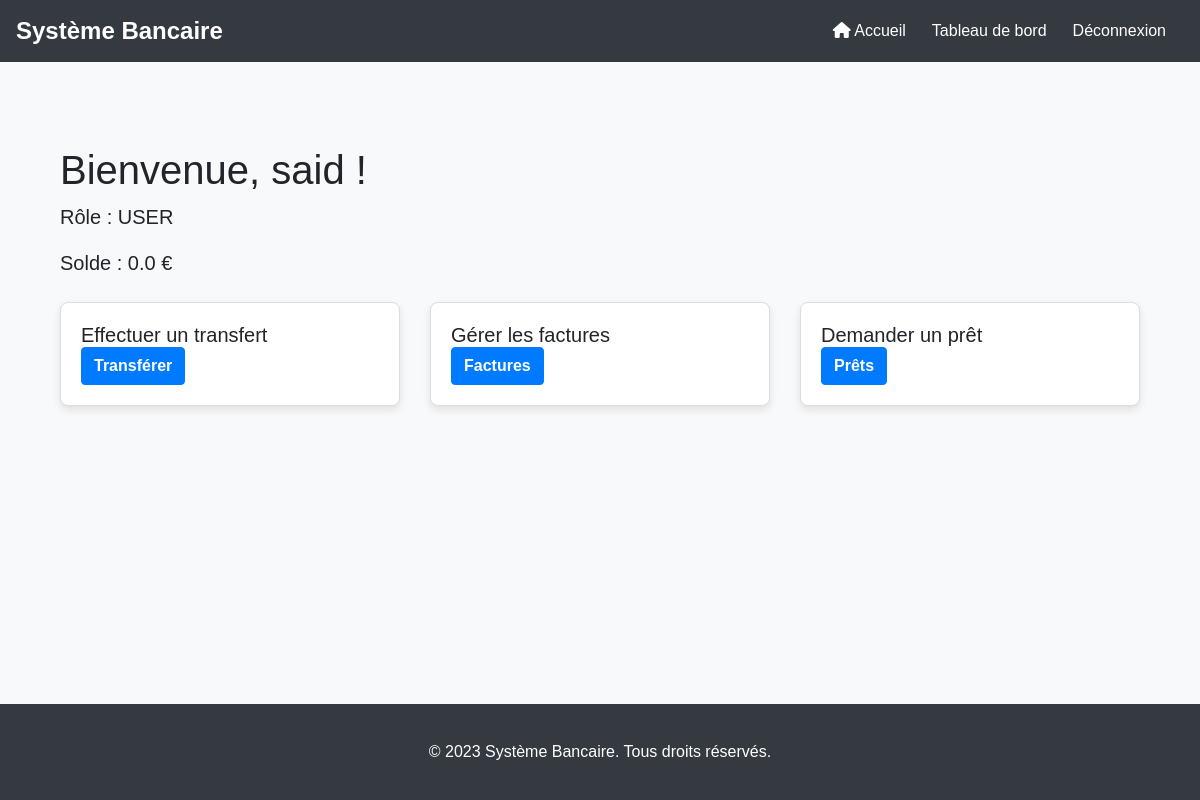
Page /dashboard (signed in) on the earlier database version.
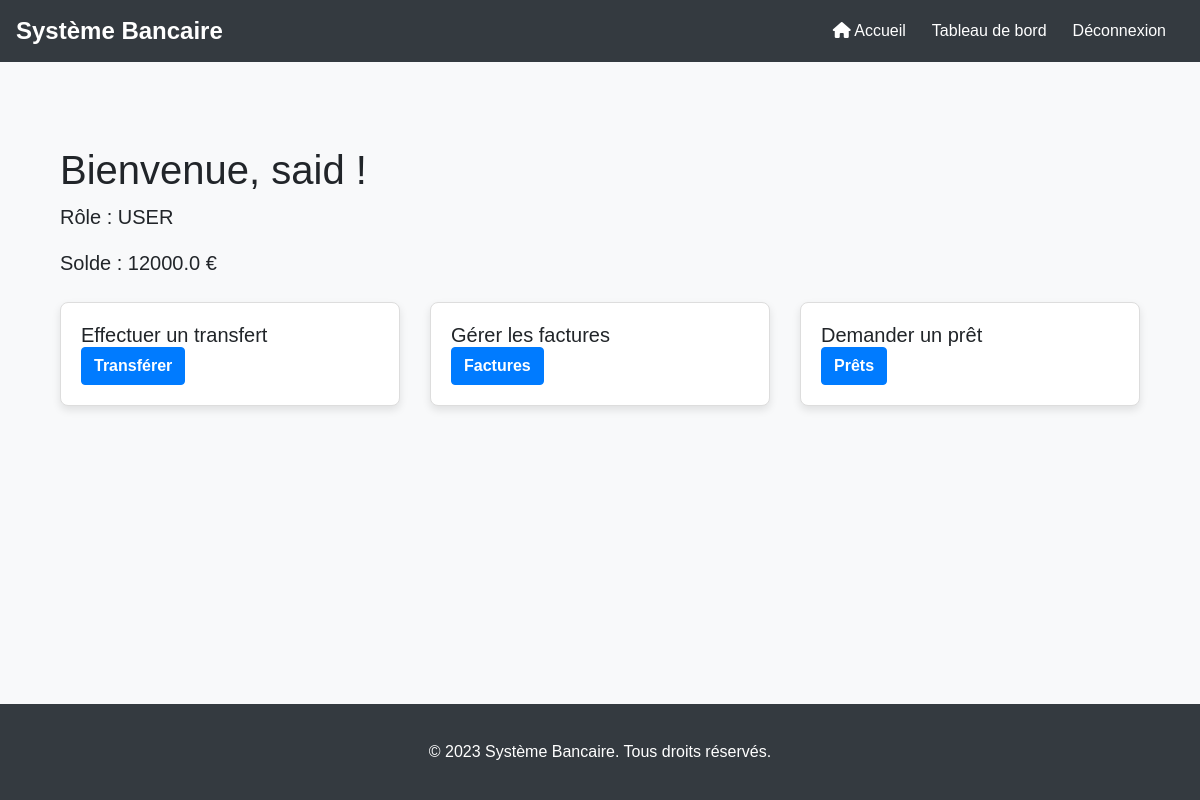
Same page on the later database version.
### tables this page shows
CREATE TABLE users (
                id INTEGER PRIMARY KEY AUTOINCREMENT,
                username TEXT NOT NULL UNIQUE,
                password TEXT NOT NULL,
                full_name TEXT NOT NULL,
                role TEXT NOT NULL CHECK(role IN ('ADMIN', 'USER', 'EMPLOYEE')),
                balance REAL DEFAULT 0
            , last_balance_update DATE);

### app.py (the view)
@app.route('/dashboard')
def dashboard():
    user = get_current_user()
    if not user:
        flash('Utilisateur non trouvé.', 'error')
        return redirect(url_for('login'))
    if user[4] == 'ADMIN':
        return redirect(url_for('admin_dashboard'))
    elif user[4] == 'EMPLOYEE':
        return redirect(url_for('employee_dashboard'))
    else:
        return render_template("dashboard.html", user=user)

### app.py (called while the page is built)
def get_current_user():
    if not session.get('user_id'):
        return None
    with sqlite3.connect(DATABASE, timeout=10) as conn:
        cursor = conn.cursor()
        cursor.execute('SELECT * FROM users WHERE id = ?', (session['user_id'],))
        return cursor.fetchone()

### templates/dashboard.html (shortened to what this page needs)
{% extends "base.html" %}
{% block content %}
<div class="container">
    <h1 class="mt-4">Bienvenue, {{ user[3] }} !</h1>
    <p class="lead">Rôle : {{ user[4] }}</p>
    <p class="lead">Solde : {{ user[5] }} €</p>
    <div class="row mt-4">
        <div class="col-md-4">
            <div class="card">
                <div class="card-body">
                    <h5 class="card-title">Effectuer un transfert</h5>
                    <a href="{{ url_for('transfer') }}" class="btn btn-primary">Transférer</a>
                </div>
            </div>
        </div>
        <div class="col-md-4">
            <div class="card">
                <div class="card-body">
                    <h5 class="card-title">Gérer les factures</h5>
                    <a href="{{ url_for('invoices') }}" class="btn btn-primary">Factures</a>
                </div>
            </div>
        </div>
        <div class="col-md-4">
            <div class="card">
                <div class="card-body">
                    <h5 class="card-title">Demander un prêt</h5>
                    <a href="{{ url_for('loans') }}" class="btn btn-primary">Prêts</a>
                </div>
            </div>
        </div>
    </div>
</div>
{% endblock %}

Differences in the rows shown:
changed users "said": balance "0.0" → "12000.0"
